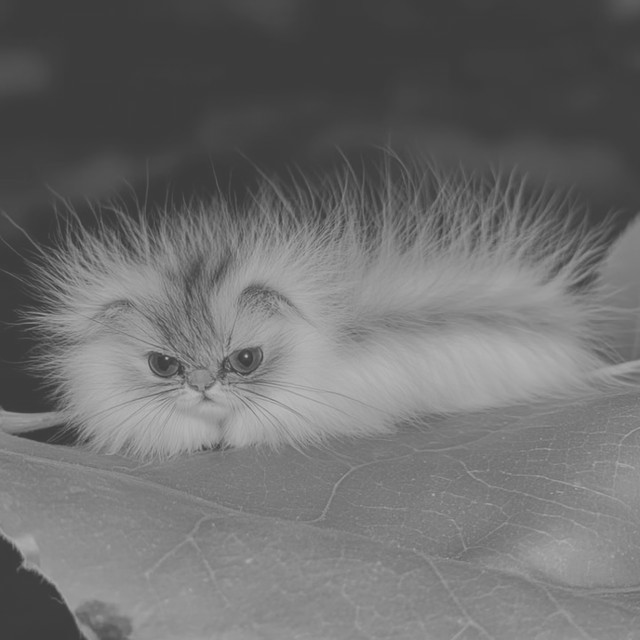
#> input picture 3-color-manipulation/autocontrast/image-low-contrast.png, 640 x 640 px; the run also reads 2 pictures not shown here
$ jupyter execute autocontrast.ipynb
#> lines starting #> are read from the running program, lines starting #| are printed output that depends on the picture
[cell 1]
from skimage.io import imread, imshow, imsave

img = imread('image-low-contrast.png')
#> img is the input picture: shape (640, 640); min 60, max 186, mean 109.6
imshow(img);

from matplotlib.pyplot import hist

values, bin_edges, patches = hist(img.ravel(), bins=range(257))
#> values = 256 values, max 39290 at index 60, min 0 at index 0, mean 1600; bin_edges = 257 values from 0 to 256; patches = 256 items

img.min()
img.max()

img_contrast = (img - img.min()) * (255 / (img.max() - img.min()))
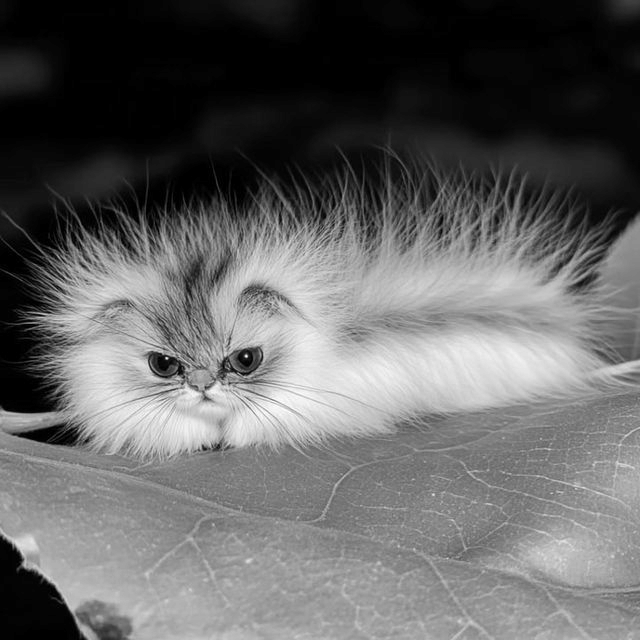
#> img_contrast: shape (640, 640) float64; min 0, max 255, mean 100.4
values, bin_edges, patches = hist(img_contrast.ravel(), bins=range(257))
#> values = 256 values, max 39290 at index 0, min 0 at index 1, mean 1600
img_contrast.dtype
img_contrast = img_contrast.astype('uint8')
img_contrast.dtype
imshow(img_contrast);
img_high_contrast = imread('image-high-contrast.png')

import numpy as np

np.array_equal(img_contrast, img_high_contrast)
imsave('high-contrast-my.png', img_contrast)
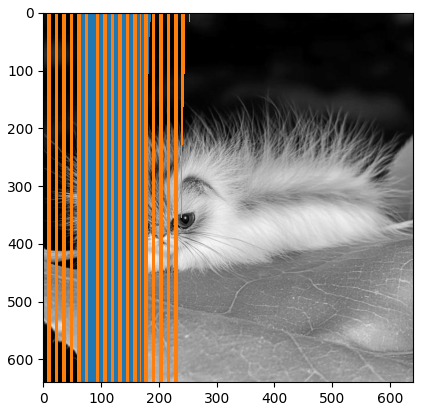
#> figure drawn by matplotlib, 1 panel

[cell 2]
from skimage.io import imread, imshow, imsave

img = imread('image-low-contrast.png')

imshow(img);

img.size
img.ndim
img.shape

k = round(img.size * 0.05)
#> k = 20480
k

pixels = img.ravel()

pixels.sort()
pixels
pixels[k + 1], pixels[-(k + 1)]

img.shape
imshow(img);
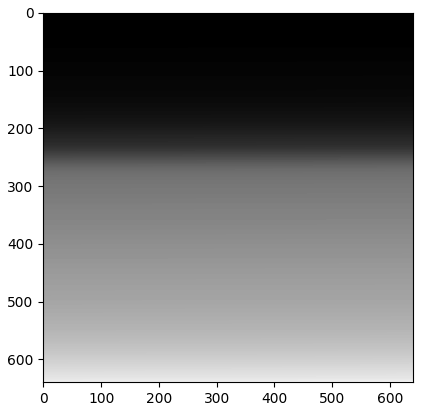
#> figure drawn by matplotlib, 1 panel

[cell 3]
from skimage.io import imread, imshow, imsave

img = imread('image-low-contrast.png')

img.size
img.min()

imshow(img);

img_f = img.astype('float')
img_f.dtype

k = round(img_f.size * 0.05)
k

pixels = img_f.ravel().copy()
pixels.sort()

pixels

min_p, max_p = pixels[k + 1], pixels[-(k + 1)]
#> min_p = 60; max_p = 165
min_p, max_p

img_contrast = (img_f - min_p) * (255 / (max_p - min_p))
img_contrast

import numpy as np

img_contrast = np.clip(img_contrast, 0, 255)
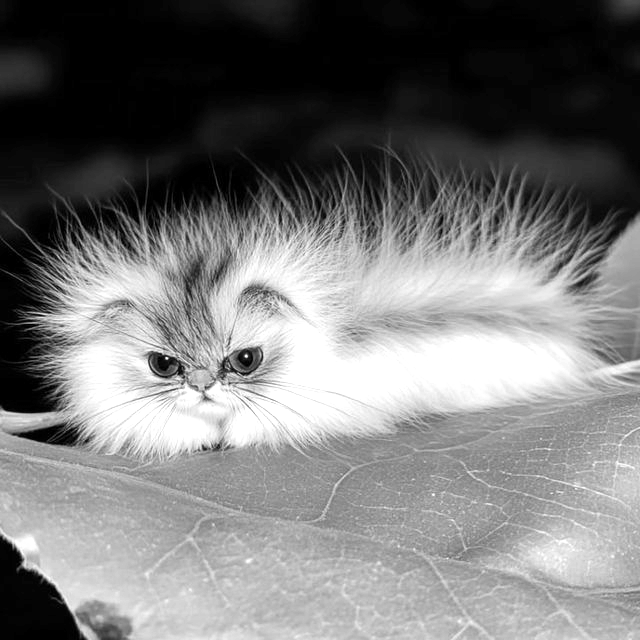
#> img_contrast: shape (640, 640) float64; min 0, max 255, mean 119.9
img_final = img_contrast.astype('uint8')

imshow(img_final)
img_stable = imread('image-gray.png')
np.array_equal(img_stable, img_final)
#> Out = False

[cell 4]
from skimage.io import imread, imshow

img = imread('image-gray.png')

imshow(img)

from matplotlib.pyplot import hist

values, bin_edges, patches = hist(img.ravel(), bins=range(257))
#> values = 256 values, max 33257 at index 1, min 0 at index 253, mean 1600

values
bin_edges
patches

from numpy import histogram
values, bin_edges = histogram(img, bins=range(257))

values
bin_edges
#> Out = 257 values from 0 to 256
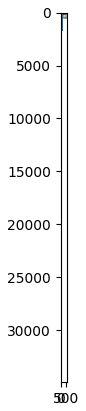
#> figure drawn by matplotlib, 1 panel

[cell 5]
from skimage.io import imread, imsave
from skimage.color import rgb2gray
import numpy as np

img = imread('image.jpg')
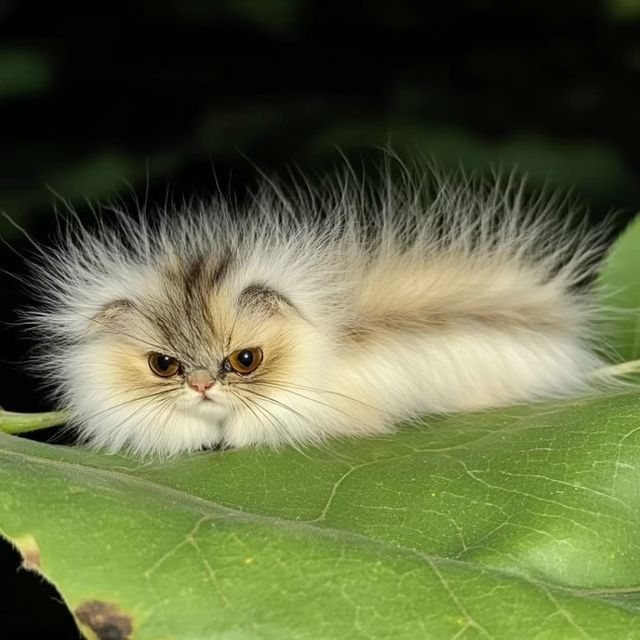
#> input picture 3-color-manipulation/autocontrast/image.jpg, 640 x 640 px
#> img is the input picture: shape (640, 640, 3); mean R, G, B 96.5, 104.9, 65.7

if img.ndim == 3:
    img_gray = rgb2gray(img)
else:
    img_gray = img / 255.0

img_gray = (img_gray * 255).astype(np.uint8)
img_low = np.clip((img_gray / 2) + 60, 0, 255).astype(np.uint8)
img_mid = img_gray
img_high = np.clip((img_gray - img_gray.min()) * (255 / (img_gray.max() - img_gray.min())), 0, 255).astype(np.uint8)


imsave('image-low-contrast.png', img_low)
imsave('image-gray.png', img_mid)
imsave('image-high-contrast.png', img_high)
